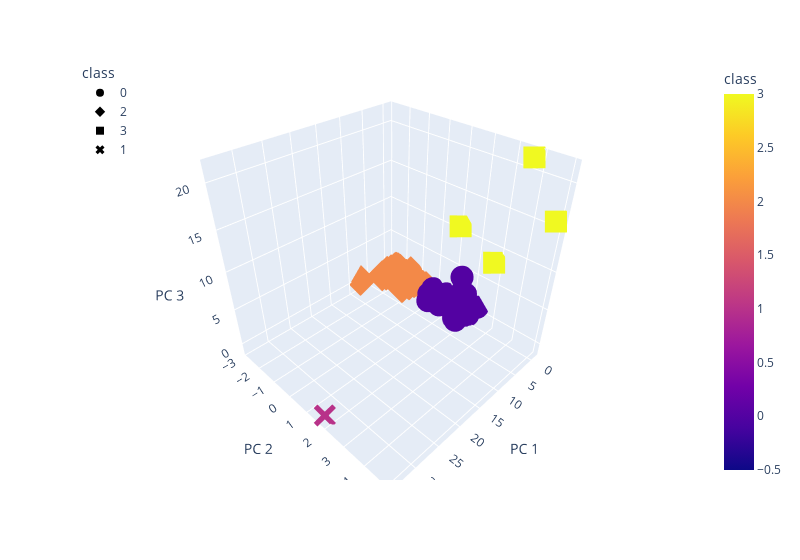

The cell this chart's notebook holds for it:
### Code cell
fig = px.scatter_3d(pcs_df, x="PC 1", y="PC 2", z="PC 3", color="class", symbol="class", width=800)
fig.update_layout(legend=dict(x=0, y=1))
fig.show()

### Figure 1 — Plotly figure (JSON) as saved in the notebook; plotly's stock layout.template omitted (floating-point values rounded to 4 significant figures; data arrays with more than 128 entries replaced by an {"elided": "..."} marker saying what was removed)
{"data": [{"hovertemplate": "class=%{marker.color}<br>PC 1=%{x}<br>PC 2=%{y}<br>PC 3=%{z}<extra></extra>", "legendgroup": "0", "marker": {"color": {"elided": "288 int values"}, "coloraxis": "coloraxis", "symbol": "circle"}, "mode": "markers", "name": "0", "scene": "scene", "showlegend": true, "type": "scatter3d", "x": {"elided": "288 float values"}, "y": {"elided": "288 float values"}, "z": {"elided": "288 float values"}}, {"hovertemplate": "class=%{marker.color}<br>PC 1=%{x}<br>PC 2=%{y}<br>PC 3=%{z}<extra></extra>", "legendgroup": "2", "marker": {"color": {"elided": "231 int values"}, "coloraxis": "coloraxis", "symbol": "diamond"}, "mode": "markers", "name": "2", "scene": "scene", "showlegend": true, "type": "scatter3d", "x": {"elided": "231 float values"}, "y": {"elided": "231 float values"}, "z": {"elided": "231 float values"}}, {"hovertemplate": "class=%{marker.color}<br>PC 1=%{x}<br>PC 2=%{y}<br>PC 3=%{z}<extra></extra>", "legendgroup": "3", "marker": {"color": [3, 3, 3, 3], "coloraxis": "coloraxis", "symbol": "square"}, "mode": "markers", "name": "3", "scene": "scene", "showlegend": true, "type": "scatter3d", "x": [-0.2761, -0.2857, -0.4712, -0.4986], "y": [4.949, 2.868, 1.124, 3.761], "z": [16.15, 8.468, 10.97, 21.55]}, {"hovertemplate": "class=%{marker.color}<br>PC 1=%{x}<br>PC 2=%{y}<br>PC 3=%{z}<extra></extra>", "legendgroup": "1", "marker": {"color": [1], "coloraxis": "coloraxis", "symbol": "x"}, "mode": "markers", "name": "1", "scene": "scene", "showlegend": true, "type": "scatter3d", "x": [33.81], "y": [1.714], "z": [-0.9969]}], "layout": {"coloraxis": {"colorbar": {"title": {"text": "class"}}, "colorscale": [[0, "#0d0887"], [0.1111, "#46039f"], [0.2222, "#7201a8"], [0.3333, "#9c179e"], [0.4444, "#bd3786"], [0.5556, "#d8576b"], [0.6667, "#ed7953"], [0.7778, "#fb9f3a"], [0.8889, "#fdca26"], [1, "#f0f921"]]}, "legend": {"title": {"text": "class"}, "tracegroupgap": 0, "x": 0, "y": 1}, "margin": {"t": 60}, "scene": {"domain": {"x": [0, 1], "y": [0, 1]}, "xaxis": {"title": {"text": "PC 1"}}, "yaxis": {"title": {"text": "PC 2"}}, "zaxis": {"title": {"text": "PC 3"}}}, "width": 800}}
